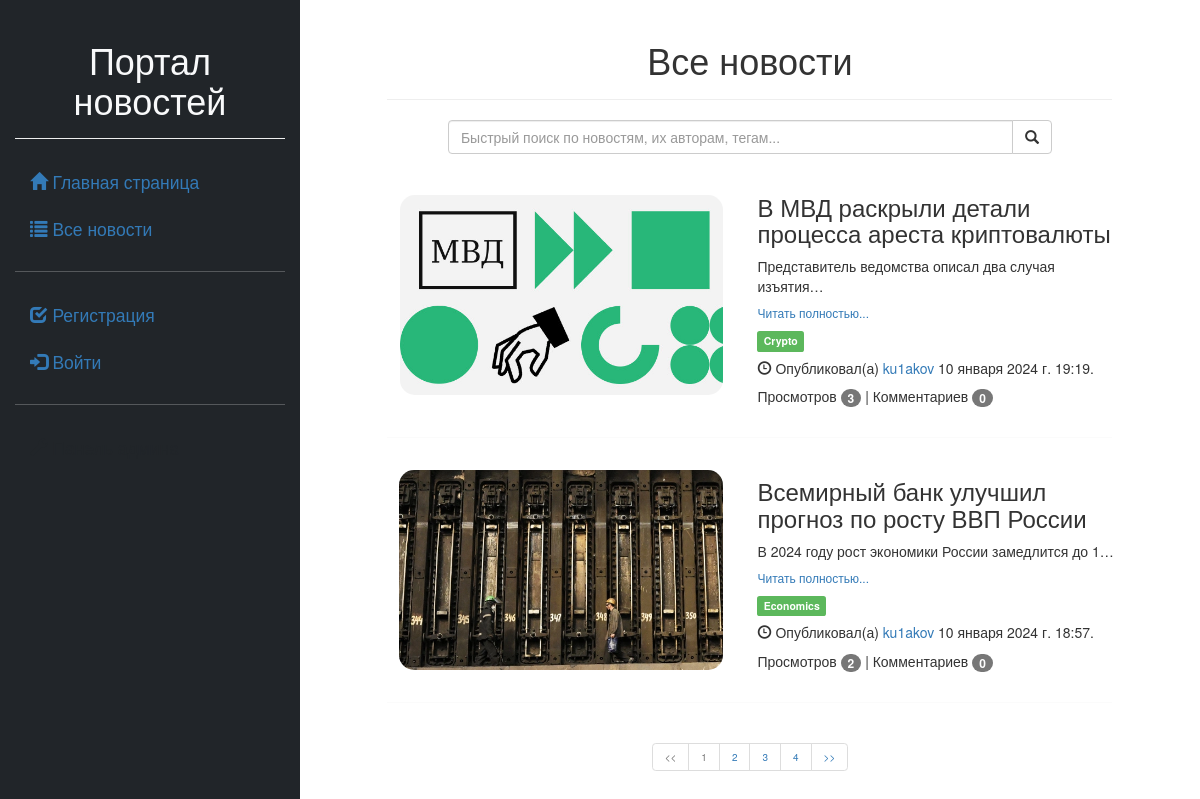
Page /news/ on the committed database.
### news/models.py (models this page shows, shortened)
class Article(models.Model):
    categories = (('Ec', 'Economy'),
                  ('Sc', 'Science'),
                  ('IT', 'IT'))
    author = models.ForeignKey(User, on_delete=models.SET_NULL, null=True, verbose_name='Автор')
    title = models.CharField('Заголовок', max_length=50, default='')
    anouncement = models.TextField('Аннотация', max_length=250)
    text = models.TextField('Текст новости')
    date = models.DateTimeField('Дата создания', auto_now=True)
    tags = models.ManyToManyField(verbose_name='Тэги', to=Tag, blank=True)
    slug = models.SlugField()
    objects = models.Manager()
    today = Today()
    class Meta:
        ordering = ['title', 'date']
        verbose_name = 'Новость'
        verbose_name_plural = 'Новости'

class Image(models.Model):
    article = models.ForeignKey(Article, on_delete=models.CASCADE, related_name='images')
    title = models.CharField(max_length=50, blank=True, verbose_name='Название')
    image = models.ImageField(upload_to='news_img', verbose_name='Изображение')
    class Meta:
        ordering = ['article', 'title']
        verbose_name = 'Изображение'
        verbose_name_plural = 'Изображения'

class Tag(models.Model):
    title = models.CharField(max_length=80)
    status = models.BooleanField(default=True)
    class Meta:
        ordering = ['title', 'status']
        verbose_name = 'Тэг'
        verbose_name_plural = 'Тэги'

### news/views.py (the view)
# urls.py: path('', views.news_index, name='news_index'),
def news_index(request, text=None, id=None):
    if request.session.get('search') and request.build_absolute_uri().endswith('news/'):
        del request.session['search']
    title = 'Все новости'
    articles = Article.objects. \
        select_related('author'). \
        prefetch_related('tags'). \
        order_by('-date'). \
        annotate(Count('comments', distinct=True)).all()
    if request.method == 'POST':
        q = request.POST.get('search')
        articles = articles.filter(
            Q(title__icontains=q) | Q(author__username__icontains=q) | Q(tags__title__icontains=q)).distinct()
        title = f'По запросу найдено новостей: {articles.count()}'
        request.session['search'] = q
    elif request.session.get('search'):
        q = request.session.get('search')
        articles = articles.filter(
            Q(title__icontains=q) | Q(author__username__icontains=q) | Q(tags__title__icontains=q)).distinct()
        title = f'По запросу найдено новостей: {articles.count()}'
    elif text == 'author':
        articles = articles.filter(author=id)
        title = f'По запросу найдено новостей: {articles.count()}'
    elif text == 'tags':
        articles = articles.filter(tags=id)
        title = f'По запросу найдено новостей: {articles.count()}'
    elif text == 'bookmark':
        id_list = []
        for el in FavoriteArticle.objects.filter(user_id=id):
            id_list.append(el.article_id)
        articles = articles.filter(id__in=id_list)
        title = f'По запросу найдено новостей: {articles.count()}'
    if request.user.id:
        favorites = FavoriteArticle.objects.filter(user=request.user)
        fav_list = [0]
        for el in favorites:
            fav_list.append(el.article_id)
    else:
        fav_list = None
    a_count = len(articles)
    p = Paginator(articles, 2)
    p_number = request.GET.get('page')
    p_obj = p.get_page(p_number)
    context = {'articles': p_obj,
               'a_count': a_count,
               'favorites': fav_list,
               'title': title}
    return render(request, 'news/index.html', context)

### news/templates/news/index.html (shortened to what this page needs)
{% extends 'first/base.html' %}
{% load static %}
{% load bootstrap5 %}
{% block content %}
<div class="page-header text-center">
    <h1> {{ title }} </h1>
</div>
<div class="offset-1 col-10">
    <form role="form" method="post">
        <div class="input-group">
            <input type="text" class="form-control" id="search_input" name="search"
                   placeholder="Быстрый поиск по новостям, их авторам, тегам...">
            <span class="input-group-btn">
                  <button class="btn btn-default" type="submit">
                    <span class="glyphicon glyphicon-search"></span>
                  </button>
                </span>
        </div>
    </form>
</div>
<br>
{% for article in articles %}
<div class="row">
    <div class="col-6" style="position: relative;">
        <img src="{{ article.images.all.0.image.url }}"
             style="border-radius:15px;
                    width: auto;
                    height: 200px;
                    position: absolute;
                    top: 0;
                    bottom: 0;
                    left: 0;
                    right: 0;
                    margin: auto;">
    </div>
    <div class="col-6">
        <h3>{{ article.title }} </h3>
        <p> {{ article.anouncement|truncatechars:50 }} </p>
        <h6><a href="{% url 'news_detail' article.pk %}"> Читать полностью... </a></h6>
        {% for tag in article.tags.all %}
        <td>
            <a href="{% url 'news_search' 'tags' tag.id %}">
                <span class="label label-success">{{ tag.title }}</span>
            </a>
        </td>
        {% endfor %}
        <h5>
            <span class="glyphicon glyphicon-time"></span>
            {% if article.author %}
            Опубликовал(а) <a href="{% url 'profile' article.author.id %}">{{ article.author }}</a>
            {% else %}
            Опубликовано
            {% endif %}
            {{ article.date }}.
        </h5>
        <p>
            Просмотров
            <span class="badge"> {{ article.views.count }} </span> |
            Комментариев
            <span class="badge"> {{ article.comments__count }} </span>
        </p>
    </div>
</div>
<hr>
{% endfor %}
{% if a_count > 2 %}
<div class="text-center">
    <ul class="pagination">
        {% if articles.has_previous %}
        <li class="page-item"><a class="page-link" href="?page={{ articles.previous_page_number }}"><<</a>
        </li>
        {% else %}
        <li class="page-item disabled"><a class="page-link" href="#"><<</a></li>
        {% endif %}
        {% for p in articles.paginator.page_range %}
        {% if articles.number == p %}
        <li class="page-item disabled"><a class="page-link"> {{ p }}</a></li>
        {% else %}
        <li class="page-item"><a class="page-link" href="?page={{ p }}"> {{ p }}</a></li>
        {% endif %}
        {% endfor %}
        {% if articles.has_next %}
        <li class="page-item"><a class="page-link" href="?page={{ articles.next_page_number }}">>></a></li>
        {% else %}
        <li class="page-item disabled"><a class="page-link" href="#">>></a></li>
        {% endif %}
    </ul>
</div>
{% endif %}
{% endblock %}

### rows in the picture
Article: images.all.0.image (picture), title "В МВД раскрыли детали процесса ареста криптовалюты", anouncement "Представитель ведомства описал два случая изъятия…", author "ku1akov", date "10 января 2024 г. 19:19", views.count "3", comments__count "0"
Tag: title "Crypto"
Article: images.all.0.image (picture), title "Всемирный банк улучшил прогноз по росту ВВП России", anouncement "В 2024 году рост экономики России замедлится до 1…", author "ku1akov", date "10 января 2024 г. 18:57", views.count "2", comments__count "0"
Tag: title "Economics"

### other values in the picture
{{ title }} "Все новости"
{{ p }} "1"
{{ p }} "2" "3" "4"
